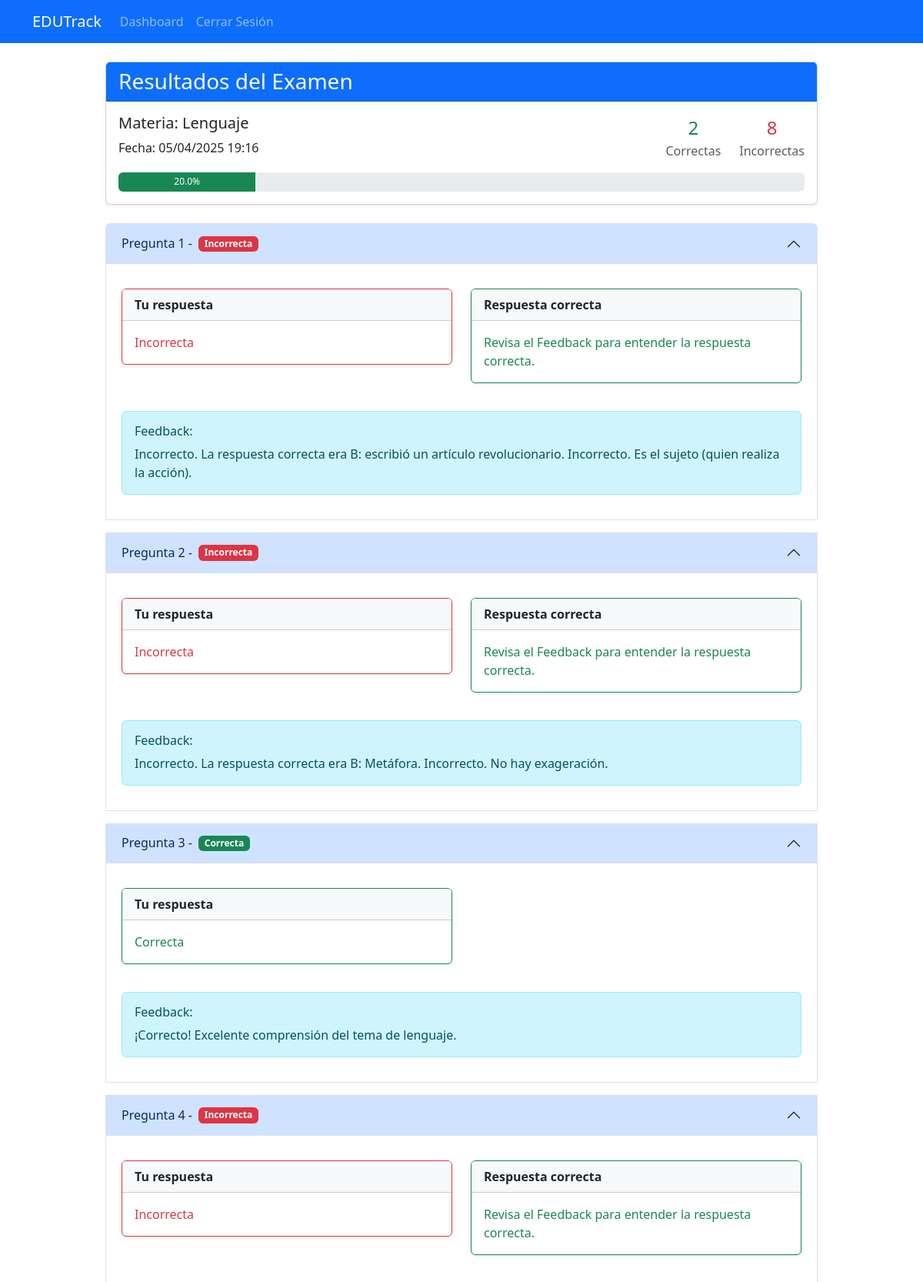
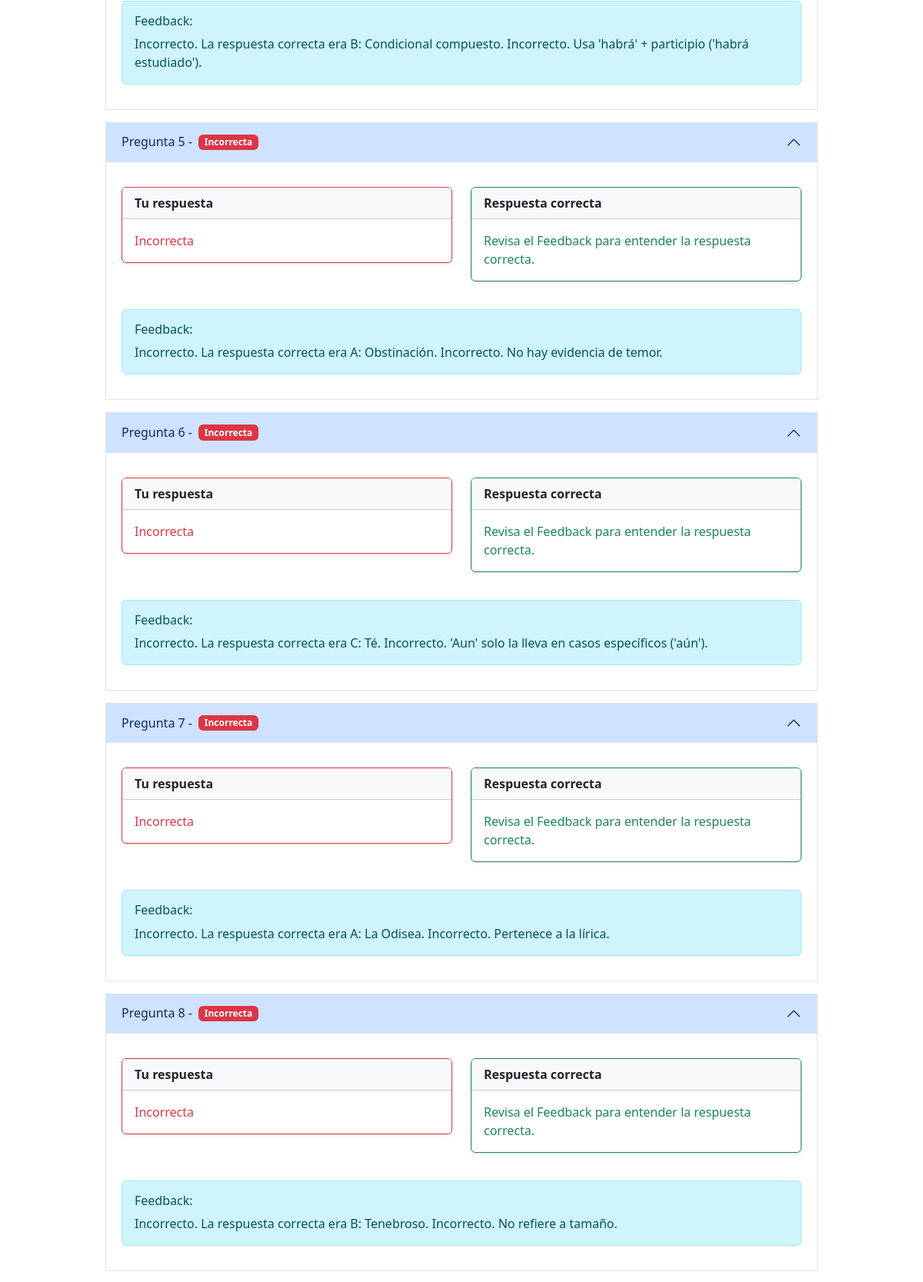
The app's page /exam_results/4 (signed in, upper part) with its own data (2 pictures, top to bottom).
### app/models.py (models this page shows, shortened)
class Exam(db.Model):
    id = db.Column(db.Integer, primary_key=True)
    subject = db.Column(db.String(64))  # 'lenguaje', 'matematicas', 'fisica'
    score = db.Column(db.Float)
    timestamp = db.Column(db.DateTime, index=True, default=datetime.utcnow)
    user_id = db.Column(db.Integer, db.ForeignKey('user.id'))
    answers = db.relationship('Answer', backref='exam', lazy='dynamic')

class Answer(db.Model):
    id = db.Column(db.Integer, primary_key=True)
    exam_id = db.Column(db.Integer, db.ForeignKey('exam.id'))
    question_id = db.Column(db.Integer, db.ForeignKey('question.id'))
    selected_option = db.Column(db.String(1))
    is_correct = db.Column(db.Boolean)
    feedback = db.Column(db.String(500))

### app/routes.py (the view)
@main_bp.route('/exam_results/<int:exam_id>')
@login_required
def exam_results(exam_id):
    exam = Exam.query.get_or_404(exam_id)
    if exam.user_id != current_user.id:
        abort(403)
    answers = (db.session.query(Answer, Question)
               .join(Question)
               .filter(Answer.exam_id == exam_id)
               .order_by(Question.id)
               .all())
    correct_count = sum(1 for answer, _ in answers if answer.is_correct)
    incorrect_count = len(answers) - correct_count
    answer_list = [answer for answer, question in answers]  # Extract only Answer objects
    return render_template(
        'exam_results.html',
        exam=exam,
        answers=answer_list,  # Pass only the Answer objects
        correct_count=correct_count,
        incorrect_count=incorrect_count
    )

### app/__init__.py (called while the page is built)
def create_app():
    app = Flask(__name__, static_folder="static")
    app.config.from_object('config.Config')
    db.init_app(app)
    login_manager.init_app(app)
    login_manager.login_view = 'main.login'  # Especifica la vista de login
    from app.routes import main_bp
    app.register_blueprint(main_bp)
    @login_manager.user_loader
    def load_user(id):
        from app.models import User
        return User.query.get(int(id))
    return app

### app/templates/exam_results.html (shortened to what this page needs)
{% extends "base.html" %}
{% block content %}
    <div class="row justify-content-center">
        <div class="col-md-10">
            <div class="card mb-4">
                <div class="card-header bg-primary text-white">
                    <h3 class="mb-0">Resultados del Examen</h3>
                </div>
                <div class="card-body">
                    <div class="row">
                        <div class="col-md-6">
                            <h5 class="card-title">Materia: {{ exam.subject.capitalize() }}</h5>
                            <p class="card-text">Fecha: {{ exam.timestamp.strftime('%d/%m/%Y %H:%M') }}</p>
                        </div>
                        <div class="col-md-6 text-end">
                            <div class="d-flex justify-content-end align-items-center h-100">
                                <div class="text-center me-4">
                                    <span class="d-block fs-4 text-success">{{ correct_count }}</span>
                                    <span class="text-muted">Correctas</span>
                                </div>
                                <div class="text-center">
                                    <span class="d-block fs-4 text-danger">{{ incorrect_count }}</span>
                                    <span class="text-muted">Incorrectas</span>
                                </div>
                            </div>
                        </div>
                    </div>
                    <div class="progress mt-3" style="height: 25px;">
                        <div class="progress-bar bg-success" role="progressbar"
                             style="width: {{ (correct_count/(correct_count+incorrect_count))*100 }}%"
                             aria-valuenow="{{ correct_count }}"
                             aria-valuemin="0"
                             aria-valuemax="{{ correct_count+incorrect_count }}">
                            {{ "%.1f"|format((correct_count/(correct_count+incorrect_count))*100) }}%
                        </div>
                    </div>
                </div>
            </div>
            <div class="accordion" id="answersAccordion">
                {% for item in answers %}
                <div class="accordion-item mb-3">
                    <h2 class="accordion-header" id="heading{{ loop.index }}">
                        <button class="accordion-button {% if not item.is_correct %}bg-light-danger{% endif %}"
                                type="button" data-bs-toggle="collapse"
                                data-bs-target="#collapse{{ loop.index }}"
                                aria-expanded="true"
                                aria-controls="collapse{{ loop.index }}">
                            Pregunta {{ loop.index }} -
                            <span class="ms-2 badge bg-{% if item.is_correct %}success{% else %}danger{% endif %}">
                                {% if item.is_correct %}Correcta{% else %}Incorrecta{% endif %}
                            </span>
                        </button>
                    </h2>
                    <div id="collapse{{ loop.index }}"
                         class="accordion-collapse collapse show"
                         aria-labelledby="heading{{ loop.index }}"
                         data-bs-parent="#answersAccordion">
                        <div class="accordion-body">
                            <div class="row mb-3">
                                <div class="col-md-6">
                                    <div class="card {% if item.is_correct %}border-success{% else %}border-danger{% endif %}">
                                        <div class="card-header bg-light">
                                            Tu respuesta
                                        </div>
                                        <div class="card-body">
                                            {% if not item.is_correct %}
                                            <p class="mb-0 text-danger">
                                                 Incorrecta
                                            </p>
                                            {% else %}
                                            <p class="mb-0 text-success">
                                                 Correcta
                                            </p>
                                            {% endif %}
                                        </div>
                                    </div>
                                </div>
                                {% if not item.is_correct %}
                                <div class="col-md-6">
                                    <div class="card border-success">
                                        <div class="card-header bg-light">
                                            Respuesta correcta
                                        </div>
                                        <div class="card-body">
                                            <p class="mb-0 text-success">
                                                 Revisa el Feedback para entender la respuesta correcta.
                                            </p>
                                        </div>
                                    </div>
                                </div>
                                {% endif %}
                            </div>
                            <div class="alert alert-info mt-3">
                                <h6 class="alert-heading">Feedback:</h6>
                                <p class="mb-0">{{ item.feedback }}</p>
                            </div>
                        </div>
                    </div>
                </div>
                {% endfor %}
            </div>
        </div>
</div>
{% endblock %}

### app/static/css/styles.css (style rules this page uses)
body { height: 100vh; }
.progress { margin-top: 10px; }
.card { margin-bottom: 20px; box-shadow: 0 0.125rem 0.25rem rgba(0, 0, 0, 0.075); }
.card-header { font-weight: bold; }
.alert { margin-bottom: 1rem; }

### records on screen
Exam: subject "Lenguaje", timestamp "05/04/2025 19:16"
Answer: is_correct "Incorrecta", shows "Revisa el Feedback para entender la respuesta correcta.", feedback "Incorrecto. La respuesta correcta era B: escribió un artículo revolucionario. Incorrecto. Es el sujeto (quien realiza la acción)."
Answer: is_correct "Incorrecta", shows "Revisa el Feedback para entender la respuesta correcta.", feedback "Incorrecto. La respuesta correcta era B: Metáfora. Incorrecto. No hay exageración."
Answer: is_correct "Correcta", feedback "¡Correcto! Excelente comprensión del tema de lenguaje."
Answer: is_correct "Incorrecta", shows "Revisa el Feedback para entender la respuesta correcta.", feedback "Incorrecto. La respuesta correcta era B: Condicional compuesto. Incorrecto. Usa 'habrá' + participio ('habrá estudiado')."
Answer: is_correct "Incorrecta", shows "Revisa el Feedback para entender la respuesta correcta.", feedback "Incorrecto. La respuesta correcta era A: Obstinación. Incorrecto. No hay evidencia de temor."
Answer: is_correct "Incorrecta", shows "Revisa el Feedback para entender la respuesta correcta.", feedback "Incorrecto. La respuesta correcta era C: Té. Incorrecto. 'Aun' solo la lleva en casos específicos ('aún')."
Answer: is_correct "Incorrecta", shows "Revisa el Feedback para entender la respuesta correcta.", feedback "Incorrecto. La respuesta correcta era A: La Odisea. Incorrecto. Pertenece a la lírica."
Answer: is_correct "Incorrecta", shows "Revisa el Feedback para entender la respuesta correcta.", feedback "Incorrecto. La respuesta correcta era B: Tenebroso. Incorrecto. No refiere a tamaño."

### other values on screen
{{ correct_count }} "2"
{{ incorrect_count }} "8"
{{ "%.1f"|format((correct_count/(correct_count+incorrect_count))*100) }} "20.0"
